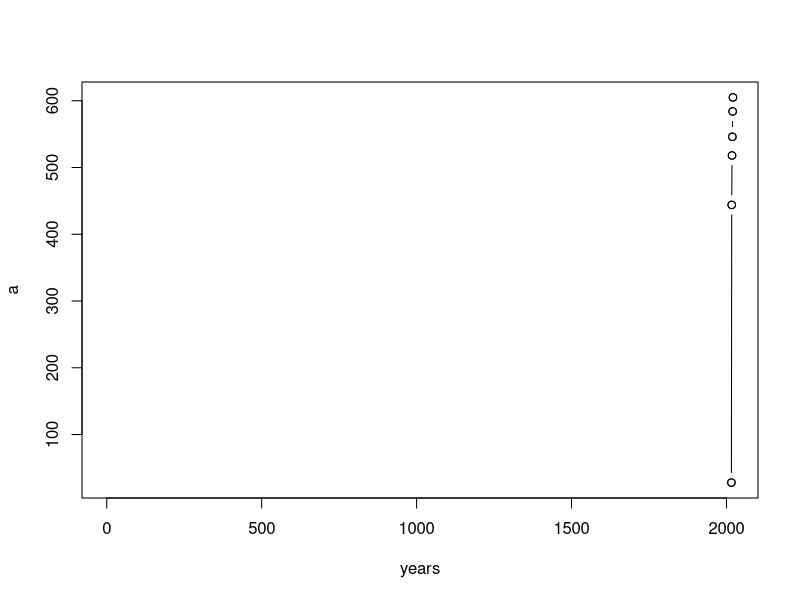

Write the R code that produced this figure. (Note: this script raises an error after producing the figure.)
charge_station <- read.csv("charging_station.csv", header = TRUE)
print(charge_station)
head(charge_station)
View(charge_station)
dim(charge_station)
str(charge_station)
summary(charge_station)

electric_car <- read.csv("electric_car.csv", header = TRUE)
print(electric_car)
head(electric_car)
View(electric_car)
dim(electric_car)
str(electric_car)
summary(electric_car)

a <- charge_station[9, ]
b <- charge_station$X2020
years <- c(1, 2016, 2017, 2018, 2019, 2020, 2021)


print(a)
plot(years, a)
lines(years, a, type = "b")

is.na(charge_station)
is.na(electric_car)

library(dplyr)

electric_car <- t(electric_car)
head(electric_car)
electric_car[, 1]
View(electric_car)

str(electric_car)
head(electric_car, 3)
head(charge_station)

electric_car <- t(electric_car)
View(electric_car)

electric_car[39, ] = electric_car[38, ]

electric_car <- t(electric_car)
head(electric_car)
electric_car[1,]
electric_car[,1]

electric_car <- t(electric_car)
View(electric_car)

dim(electric_car)
electric_car <- t(electric_car)
names(electric_car) <- c("X2022_3","X2022_2","X2022_1","X2021_12","X2021_11","X2021_10","X2021_9","X2021_8","X2021_7","X2021_6","X2021_5","X2021_4","X2021_3","X2021_2","X2021_1","X2020_12","X2020_11",
                        "X2020_10","X2020_9","X2020_8","X2020_7","X2020_6","X2020_5","X2020_4","X2020_3","X2020_2","X2020_1","X2019_12","X2019_10","X2019_9","X2019_8","X2019_7",
                        "X2019_6","X2019_5","X2019_4","X2019_3","X2019_2","X2019_1")
head(electric_car)
View(electric_car)
electric_car <- t(electric_car)


charge_station <- t(charge_station)
electric_car <- t(electric_car)
electric_car<-electric_car[-1,]    # 가장 위의 행 삭제
electric_car

head(electric_car)
View(electric_car)

electric_car[, "X2021"] <- c(41140,12942,40239,8042,8184,10015,7675,1879,11269,16169,7389,8837,5204,12725,12501,3180,25580,232970)

sum2021 <- data.frame(X2021 =c(41140,12942,40239,8042,8184,10015,7675,1879,11269,16169,7389,8837,5204,12725,12501,3180,25580,232970))
sum2021

electric_car <- cbind(electric_car, sum2021)
electric_car
head(electric_car)
View(electric_car)

electric_car1 <- read.csv("electric_car.csv", header = TRUE)
electric_car1 <- t(electric_car1)
View(electric_car1)
names(electric_car1) <- c("X2022_3","X2022_2","X2022_1","X2021_12","X2021_11","X2021_10","X2021_9","X2021_8","X2021_7","X2021_6","X2021_5","X2021_4","X2021_3","X2021_2","X2021_1","X2020_12","X2020_11",
                         "X2020_10","X2020_9","X2020_8","X2020_7","X2020_6","X2020_5","X2020_4","X2020_3","X2020_2","X2020_1","X2019_12","X2019_10","X2019_9","X2019_8","X2019_7",
                         "X2019_6","X2019_5","X2019_4","X2019_3","X2019_2","X2019_1")
electric_car1
View(electric_car1)
head(electric_car1)
sum2021

electric_car2 <- cbind(electric_car1, sum2021)
View(sum2021)

electric_car1 <- electric_car1[-1, ]
electric_car2 <- cbind(electric_car1, sum2021)
electric_car2
View(electric_car2)

sum2020 <- data.frame(X2020 = c(23441,5428,20670,4076,3897,5562,4463,1157,7066,12557,3360,5251,3210,6369,5409,2269,21206,135391))

electric_car3 <- cbind(electric_car2, sum2020)
View(electric_car3)

sum2019 <- data.frame(X2019 = c(15353,2660,11809,2448,2427,2848,2618,911,4071,11274,1872,3326,2479,3634,3223,1441,18307,90701
))

electric_car_years <- cbind(electric_car3, sum2019)

electric_car_years
View(electric_car_years)

electric_car_years <- electric_car_years[, -c(1:38)]
electric_car_years

electric_car[,c(3,2,1)]

electric_car_years<-electric_car_years[, c(3,2,1)]

electric_car_years
View(electric_car_years)

charge_station <- charge_station[, -c(1:3)]
charge_station
View(charge_station)
charge_station <- read.csv("charging_station.csv", header = TRUE)
charge_station
View(charge_station)
charge_station <- charge_station[, -c(2:4)]
charge_station
View(charge_station)


charge_station[18, ] <- c("합계", 3282, 3882, 4095)
charge_station
View(charge_station)

result <- bind_cols(electric_car_years, charge_station)
result
View(result)
head(result)
View(result)

charge_station<-charge_station[c(9,12,2,1,17,16,7,10,4,6,14,13,5,3,8,11,15,18), ]

View(charge_station)

result <- bind_cols(electric_car_years, charge_station)
result
result <- result[, -4]
result

result <- rename(result, X2019_cars = X2019...1)
result <- rename(result, X2020_cars = X2020...2)
result
result <- rename(result, X2021_cars = X2021...3)
result <- rename(result, X2019_charge = X2019...5)
result <- rename(result, X2020_charge = X2020...6)
result <- rename(result, X2021_charge = X2021...7)
result

electric_car_years <- rename(electric_car_years, X2019_cars = X_2019_cars)
electric_car_years <- rename(electric_car_years, X2020_cars = X_2020_cars)
electric_car_years <- rename(electric_car_years, X2021_cars = X2021)

charge_station <- rename(charge_station, X2019_charge = X2019)
charge_station <- rename(charge_station, X2020_charge = X2020)
charge_station <- rename(charge_station, X2021_charge = X2021)



summary(result)

# 선 그래프
electric_car_years
charge_station

years <- c(2019,2020,2021)
plot(result$X2019_cars)
barplot(result[, 1],
        result$X2019_cars)
result[,1]

real_result <- bind_cols(charge_station, electric_car)
real_result
View(real_result)   # real_result는 버리기로하자

result

region <- c("서울","인천","경기","강원","충북","충남","대전","세종","경북","대구","전북","전남","광주","경남","부산",
            "울산","제주","합계")

barplot(result$X2019_cars, names = c("서울","인천","경기","강원","충북","충남","대전","세종","경북","대구","전북","전남",     
                                     "광주","경남","부산","울산","제주","합계"),                            # 2019전기차 대수 barplot
        main = "2019전국 전기차대수")
barplot(result$X2021_cars, names = c("서울","인천","경기","강원","충북","충남","대전","세종","경북","대구","전북","전남",
                                     "광주","경남","부산","울산","제주","합계"),                           # 2021 전기차 대수 barplot
        main = "2021전국 전기차대수")


str(result)

transform(result, X2019_charge = as.numeric(X2019_charge))
str(result)
# 충전소 데이터가 문자형이라서 숫자형으로 다 바꿔준다
result["X2019_charge"] = c(546, 137, 699, 165, 162, 109, 105, 61, 190, 227, 147, 169, 85, 255, 124, 45, 202, 3282)
str(result)
result["X2020_charge"] = c(584, 153, 760, 185, 186, 144, 115, 64, 258, 242, 165, 181, 100, 362, 133, 48, 202, 3882)
result["X2021_charge"] = c(605,164,805,202,189,169,120,64,264,248,180,195,102,370,145,50,223,4095)
str(result)
barplot(result$X2021_charge, names = c("서울","인천","경기","강원","충북","충남","대전","세종","경북","대구","전북","전남",
                                       "광주","경남","부산","울산","제주","합계"),
        main = "2019전국 충전소 개수")                    # 2021 전국 충전소 개수 barplot


korea_cars <- result[18, 1:3]
korea_cars
plot(years,
     korea_cars,
     main = "전기차 합계 추이",
     type = "b",
     lwd=1,
     col="red")

korea_charges <- result[18, 4:6]
plot(years,
     korea_charges,
     main = "충전소 합계 추이",
     type = "b",
     lwd = 1,
     col="blue")

# result 데이터프레임에 충전소/전기차대수 열 추가

result<-mutate(result, 전기차충전소비율 = X2021_charge/X2021_cars)
result

View(result)

barplot(result$전기차충전소비율, names = c("서울","인천","경기","강원","충북","충남","대전","세종","경북","대구","전북","전남",
                                   "광주","경남","부산","울산","제주","합계"),
        main = "전국 충전소개수/전기차대수 비율")


